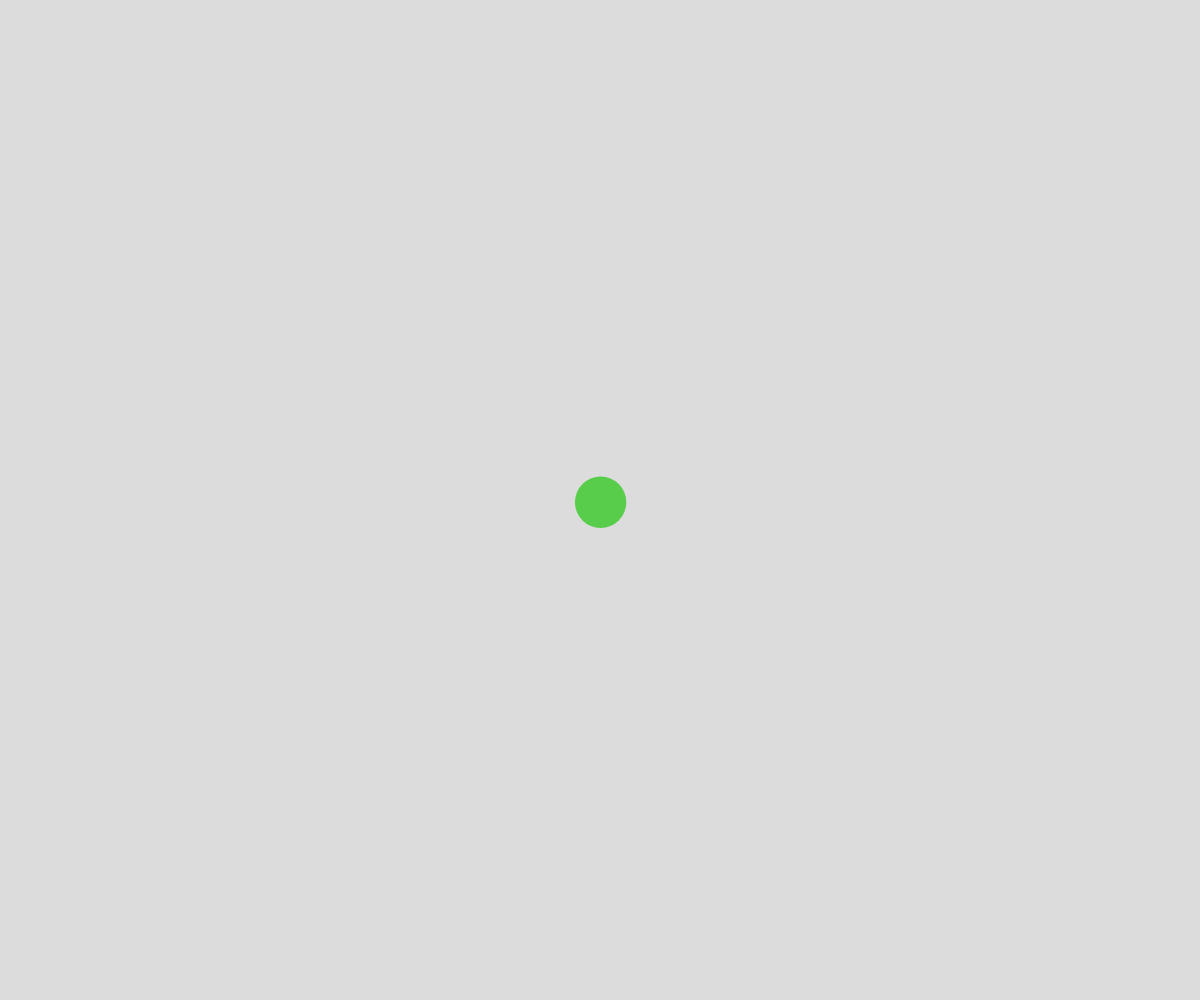
Frame 1 (no input)
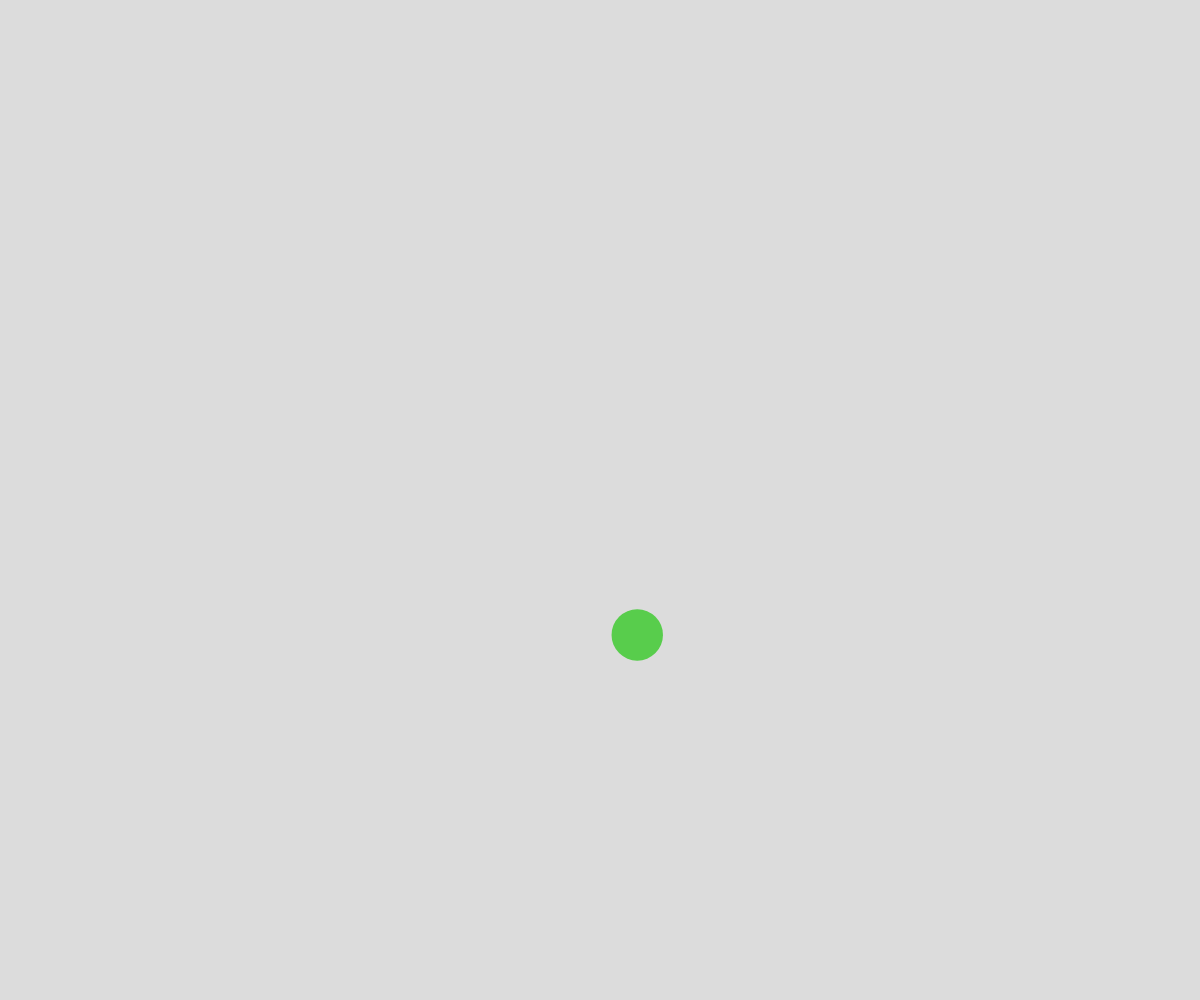
Frame 60 (no input)
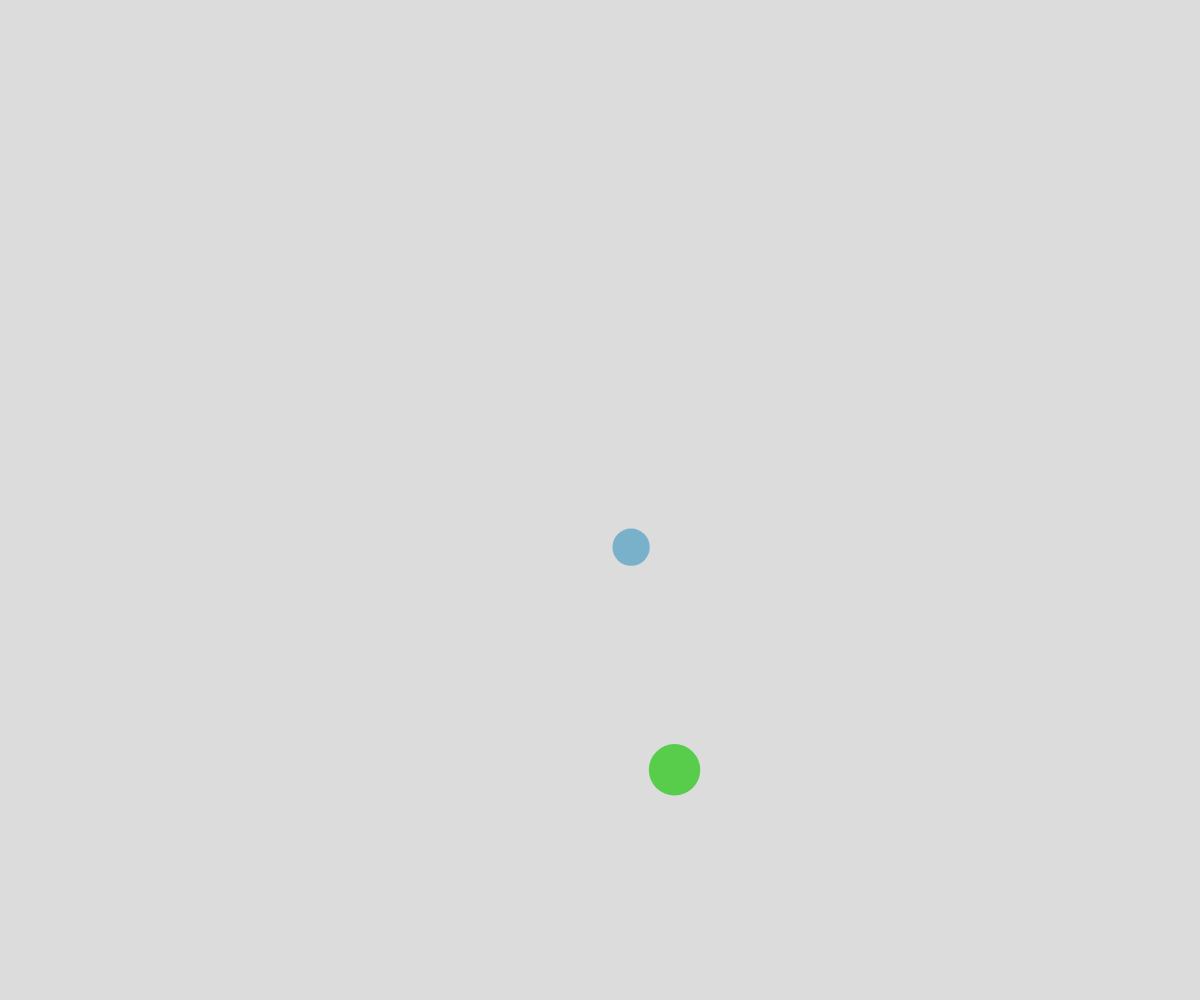
Frame 120 (the mouse pressed at the canvas centre since frame 60)

The p5.js sketch that drew these frames (run headless with seeded random() and noise() and a simulated clock; from frame 60 on, the mouse is pressed at the canvas centre):

// p5.js sketch
// ── sketch.js
// Ball OOP

class Ball {
  constructor(x, y) {
    this.x = x;
    this.y = y;
    this.radius = random(15, 30);
    this.dx = random(3);
    this.dy = random(3);
    this.r = random(255);
    this.g = random(255);
    this.b = random(255);
  }

  move() {
    this.x += this.dx;
    this.y += this.dy;
    //check top and bottom for bounce
    if (this.y - this.radius < 0 || this.y + this.radius > height) {
      this.dy *= -1;
    }
    //check left and right side
    if (this.x - this.radius < 0 || this.x + this.radius > width) {
      this.dx *= -1;
    }

  }

  display() {
    fill(this.r, this.g, this.b);
    circle(this.x, this.y, this.radius*2);
  }

  bounceOff(otherBall) {
    let radiisum = this.radius + otherBall.radius;
    let distanceApart = dist(this.x, this.y, otherBall.x, otherBall.y);
    if (radiisum > distanceApart) {
      let tempDX = this.dx;
      let tempDY = this.dy;

      this.dx = otherBall.dx;
      this.dy = otherBall.dy;

      otherBall.dx = tempDX.dx;
      otherBall.dy = tempDY.dy;
      // this.r = 255;
      // this.g = 0;
      // this.b = 0;
    }
  }

}

let theBall;
let ballArray = [];

function setup() {
  createCanvas(windowWidth, windowHeight);
  noStroke();

  let theBall = new Ball(width/2, height/2);
  ballArray.push(theBall);
}

function draw() {
  background(220);
  for (let someBall of ballArray) {
    someBall.move();
    for (let otherBall of ballArray) {
      //avoid hitting yourself
      if (someBall !== otherBall) {
        someBall.bounceOff(otherBall); 
      }
    }
    someBall.display();
  }
}

function mousePressed() {
  let theBall = new Ball(mouseX, mouseY);
  ballArray.push(theBall);
}
